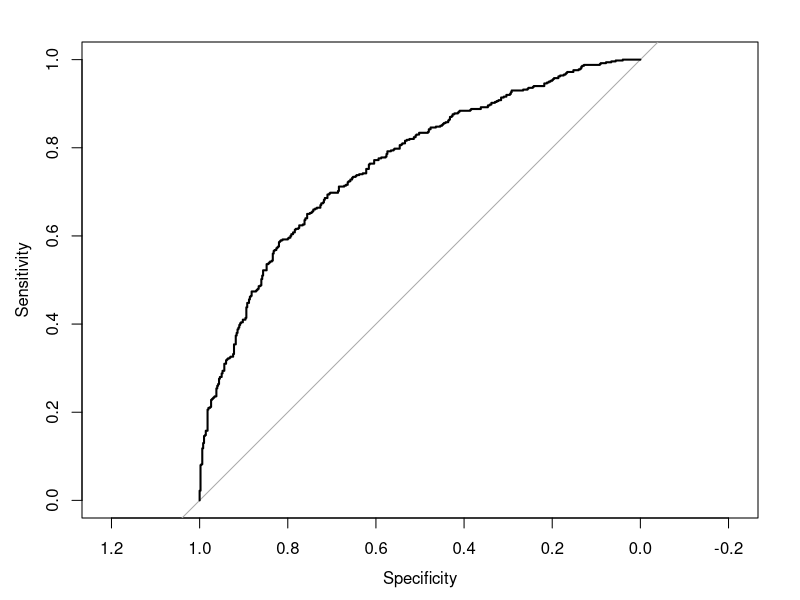
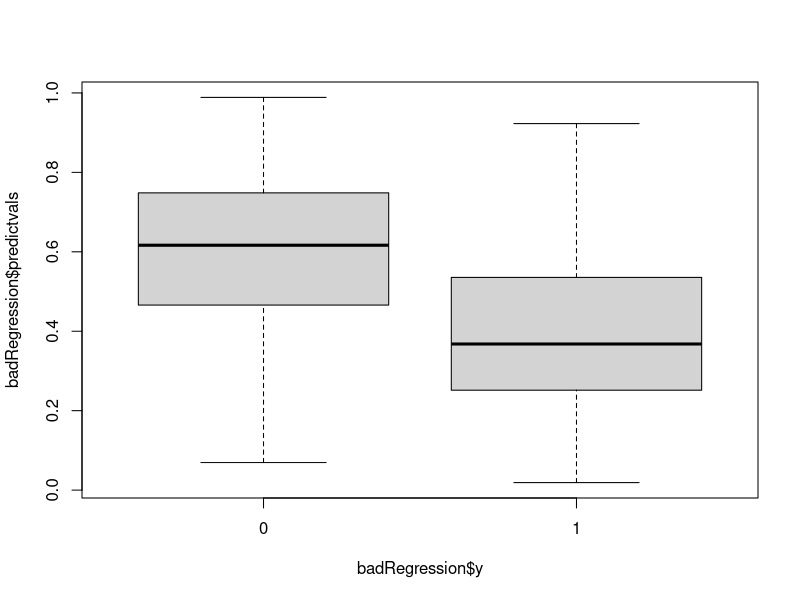
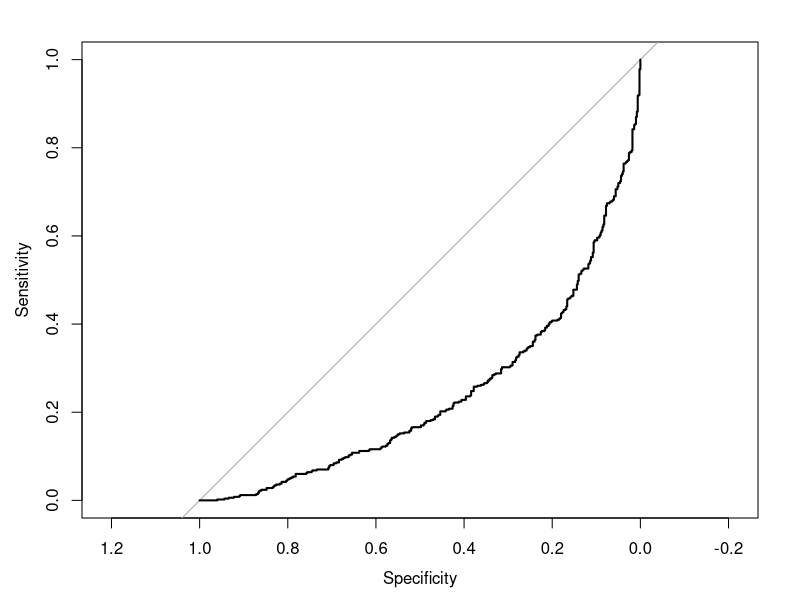
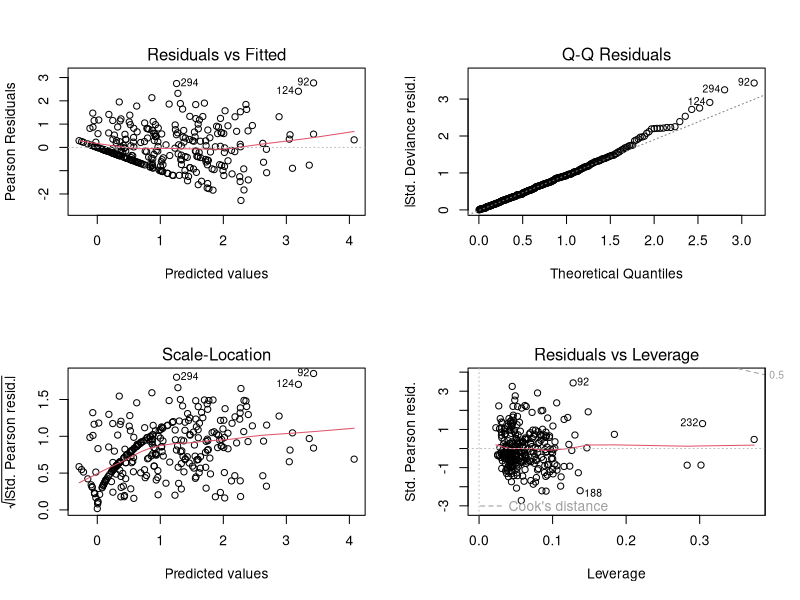
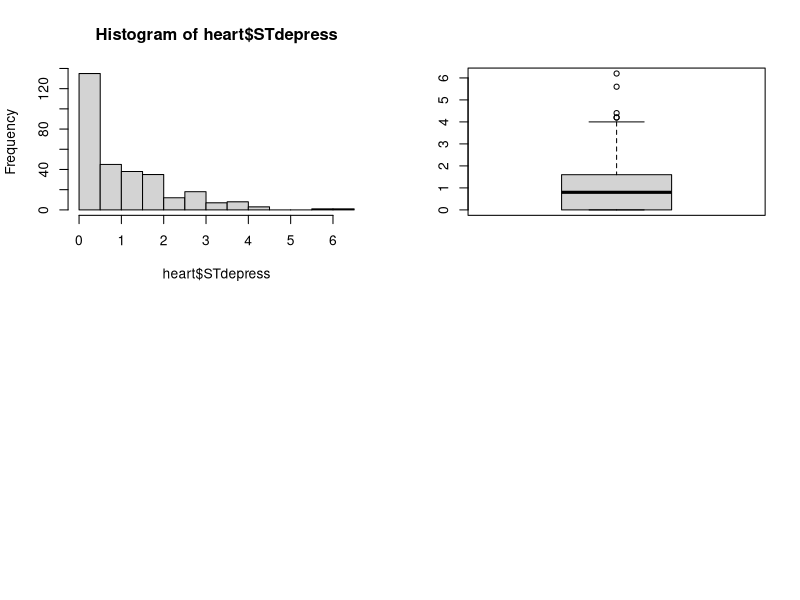
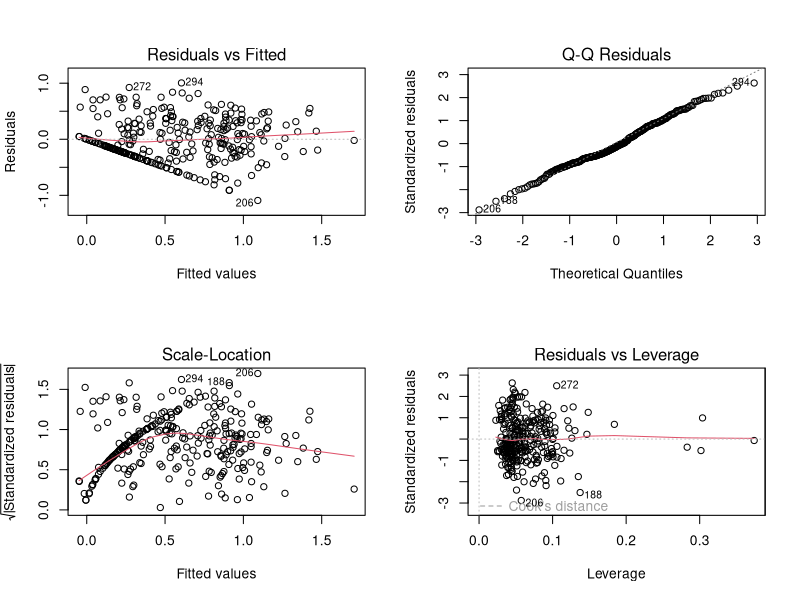

R code for these plots, in order:
badRegression = read.csv("BadRegression.csv")
#fit = glm(default ~ student + balance, data=Default, family = "binomial")

#ROC Curve
#install.packages("pROC")
library(pROC)
myroc = roc(response=badRegression$y, predictor = badRegression$predictvals)
plot.roc(myroc)
summary(myroc)
myroc$auc
boxplot(badRegression$predictvals~badRegression$y)


myroc = roc(response=badRegression$y, predictor=badRegression$predictvals, direction="<")
plot.roc(myroc)
summary(myroc)
myroc$auc


heart = read.csv("Heart_disease_Cleveland.csv")
summary(heart)

heart$Sex = as.factor(heart$Sex)
heart$ChestPain = as.factor(heart$ChestPain)
heart$HighBloodSugar = as.factor(heart$HighBloodSugar)
heart$ECG = as.factor(heart$ECG)
heart$ExerAngina = as.factor(heart$ExerAngina)
heart$Slope = as.factor(heart$Slope)
heart$Thal = as.factor(heart$Thal)

#new variable
heart$HD  <- ifelse(heart$DiseaseStatus >0, 1, 0)

fit = glm(HD~., data = heart, family = "binomial")

fit = glm(HD~ . - DiseaseStatus, data = heart, family = "binomial")

fit = glm(STdepress~ . -HD, data = heart)
par(mfrow = c(2, 2))
plot(fit) # where fit is what you called the regression model

hist(heart$STdepress)
boxplot(heart$STdepress)

fit2 = lm(log(STdepress+1) ~ .-HD, data = heart)
par(mfrow = c(2, 2))
plot(fit2) # where fit is what you called the regression model

AIC(fit)
AIC(fit2)
